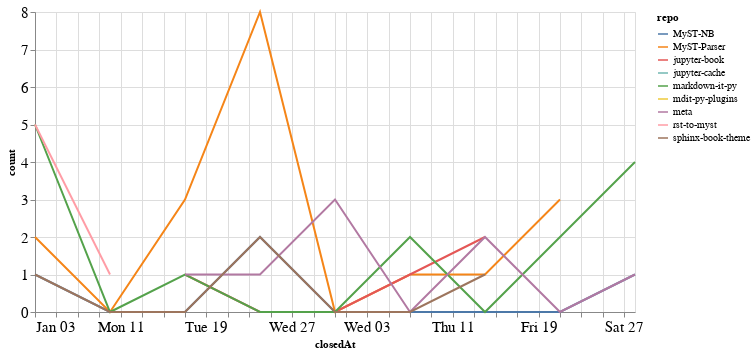

Source (notebook cell):
### Code cell
closed_by_time = closed_by.groupby('repo').resample('W', on='closedAt').count()['author'].reset_index()
closed_by_time = closed_by_time.rename(columns={'author': 'count'})

alt.Chart(closed_by_time, width=600).mark_line().encode(
    x='closedAt',
    y='count',
    color='repo',
    tooltip="repo"
)

### Figure 1 — Vega-Lite specification as saved in the notebook (floating-point values rounded to 4 significant figures)
{"config": {"axisLeft": {"labelFontSize": 15}, "axisBottom": {"labelFontSize": 15}}, "data": {"name": "data-816f1b8bb5162740686ebbe33ea2b249"}, "mark": "line", "encoding": {"color": {"type": "nominal", "field": "repo"}, "tooltip": {"type": "nominal", "field": "repo"}, "x": {"type": "temporal", "field": "closedAt"}, "y": {"type": "quantitative", "field": "count"}}, "width": 600, "$schema": "https://vega.github.io/schema/vega-lite/v4.8.1.json", "datasets": {"data-816f1b8bb5162740686ebbe33ea2b249": [{"repo": "MyST-NB", "closedAt": "2021-01-03T00:00:00", "count": 1}, {"repo": "MyST-NB", "closedAt": "2021-01-10T00:00:00", "count": 0}, {"repo": "MyST-NB", "closedAt": "2021-01-17T00:00:00", "count": 0}, {"repo": "MyST-NB", "closedAt": "2021-01-24T00:00:00", "count": 2}, {"repo": "MyST-NB", "closedAt": "2021-01-31T00:00:00", "count": 0}, {"repo": "MyST-NB", "closedAt": "2021-02-07T00:00:00", "count": 0}, {"repo": "MyST-NB", "closedAt": "2021-02-14T00:00:00", "count": 0}, {"repo": "MyST-NB", "closedAt": "2021-02-21T00:00:00", "count": 0}, {"repo": "MyST-NB", "closedAt": "2021-02-28T00:00:00", "count": 1}, {"repo": "MyST-Parser", "closedAt": "2021-01-03T00:00:00", "count": 2}, {"repo": "MyST-Parser", "closedAt": "2021-01-10T00:00:00", "count": 0}, {"repo": "MyST-Parser", "closedAt": "2021-01-17T00:00:00", "count": 3}, {"repo": "MyST-Parser", "closedAt": "2021-01-24T00:00:00", "count": 8}, {"repo": "MyST-Parser", "closedAt": "2021-01-31T00:00:00", "count": 0}, {"repo": "MyST-Parser", "closedAt": "2021-02-07T00:00:00", "count": 1}, {"repo": "MyST-Parser", "closedAt": "2021-02-14T00:00:00", "count": 1}, {"repo": "MyST-Parser", "closedAt": "2021-02-21T00:00:00", "count": 3}, {"repo": "jupyter-book", "closedAt": "2021-01-17T00:00:00", "count": 1}, {"repo": "jupyter-book", "closedAt": "2021-01-24T00:00:00", "count": 0}, {"repo": "jupyter-book", "closedAt": "2021-01-31T00:00:00", "count": 0}, {"repo": "jupyter-book", "closedAt": "2021-02-07T00:00:00", "count": 1}, {"repo": "jupyter-book", "closedAt": "2021-02-14T00:00:00", "count": 2}, {"repo": "jupyter-cache", "closedAt": "2021-01-17T00:00:00", "count": 2}, {"repo": "markdown-it-py", "closedAt": "2021-01-03T00:00:00", "count": 5}, {"repo": "markdown-it-py", "closedAt": "2021-01-10T00:00:00", "count": 0}, {"repo": "markdown-it-py", "closedAt": "2021-01-17T00:00:00", "count": 1}, {"repo": "markdown-it-py", "closedAt": "2021-01-24T00:00:00", "count": 0}, {"repo": "markdown-it-py", "closedAt": "2021-01-31T00:00:00", "count": 0}, {"repo": "markdown-it-py", "closedAt": "2021-02-07T00:00:00", "count": 2}, {"repo": "markdown-it-py", "closedAt": "2021-02-14T00:00:00", "count": 0}, {"repo": "markdown-it-py", "closedAt": "2021-02-21T00:00:00", "count": 2}, {"repo": "markdown-it-py", "closedAt": "2021-02-28T00:00:00", "count": 4}, {"repo": "mdit-py-plugins", "closedAt": "2021-02-07T00:00:00", "count": 2}, {"repo": "meta", "closedAt": "2021-01-17T00:00:00", "count": 1}, {"repo": "meta", "closedAt": "2021-01-24T00:00:00", "count": 1}, {"repo": "meta", "closedAt": "2021-01-31T00:00:00", "count": 3}, {"repo": "meta", "closedAt": "2021-02-07T00:00:00", "count": 0}, {"repo": "meta", "closedAt": "2021-02-14T00:00:00", "count": 2}, {"repo": "meta", "closedAt": "2021-02-21T00:00:00", "count": 0}, {"repo": "meta", "closedAt": "2021-02-28T00:00:00", "count": 1}, {"repo": "rst-to-myst", "closedAt": "2021-01-03T00:00:00", "count": 5}, {"repo": "rst-to-myst", "closedAt": "2021-01-10T00:00:00", "count": 1}, {"repo": "sphinx-book-theme", "closedAt": "2021-01-03T00:00:00", "count": 1}, {"repo": "sphinx-book-theme", "closedAt": "2021-01-10T00:00:00", "count": 0}, {"repo": "sphinx-book-theme", "closedAt": "2021-01-17T00:00:00", "count": 0}, {"repo": "sphinx-book-theme", "closedAt": "2021-01-24T00:00:00", "count": 2}, {"repo": "sphinx-book-theme", "closedAt": "2021-01-31T00:00:00", "count": 0}, {"repo": "sphinx-book-theme", "closedAt": "2021-02-07T00:00:00", "count": 0}, {"repo": "sphinx-book-theme", "closedAt": "2021-02-14T00:00:00", "count": 1}]}}
